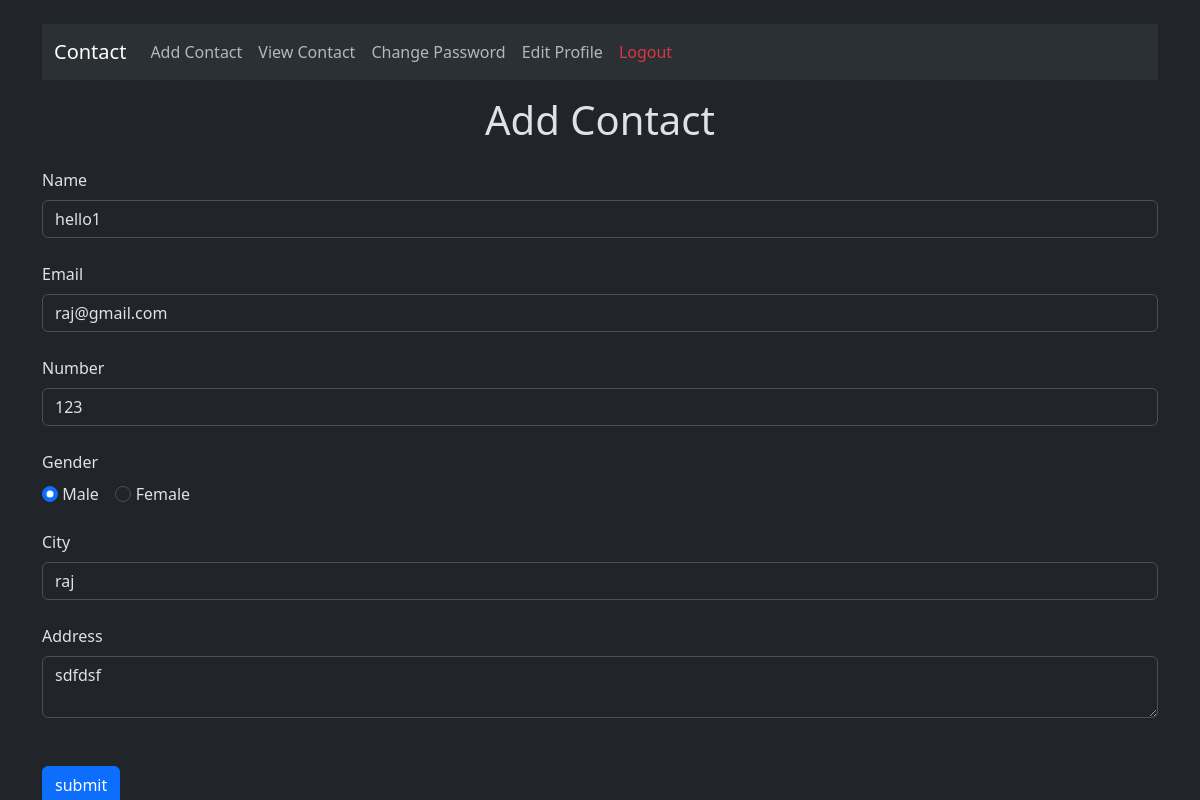
The page /edit/1/ (signed in) on the database its author committed.
### book/models.py (models this page shows)
class Contact(models.Model):
    owner = models.CharField(max_length=100)
    name = models.CharField(max_length=100)
    email = models.EmailField(max_length=100,unique=True)
    gender = models.CharField(max_length=100)
    city = models.CharField(max_length=100)
    c_number = models.IntegerField(unique=True)
    address = models.TextField(max_length=200)

### book/views.py (the view)
# urls.py: path('edit/<id>/',views.edit_contact_view,name='edit'),
def edit_contact_view(request,id):
    try:
        if 'email' in request.session:
            contact = Contact.objects.get(id=id)
            return render(request,'add_contact.html',{'user':contact})
        else:
            return redirect('/')
    except Exception as e :
        return render(request,'error.html',{'error':e})

### book/templates/add_contact.html (shortened to what this page needs)
{% extends "layout.html" %}
{% block h1_title %}Add Contact{% endblock  %}
{% block contant %}
<form action="{% if user.id != None %} /update/{{ user.id }}/data {% endif %}" method="post">
    <label for="fullname" class="form-label">Name</label>
    <input type="text" id="fullname" name="name" class="form-control" value="{{user.name}}">
    <br>
    <label for="email" class="form-label">Email</label>
    <input type="Email" id="email" name="email" class="form-control" aria-describedby="passwordHelpBlock"
        value="{{user.email}}">
    <br>
    <label for="Number" class="form-label">Number</label>
    <input type="number" id="Number" class="form-control" aria-describedby="passwordHelpBlock" name="c_number" value="{{user.c_number}}">
    <br>
    <label for="" class="form-label">Gender</label><br>
    <input type="radio" class="form-check-input" name="gender" id="male" value="Male" {% if user.gender == 'Male' %} checked {% endif %} >
    <label class="form-check-label " for="male" class="form-label">Male</label>&nbsp;&nbsp;&nbsp;
    <input type="radio" class="form-check-input" name="gender" id="female" value="Female" {% if user.gender == 'Female' %} checked {% endif %} >
    <label class="form-check-label " for="female" class="form-label">Female</label>&nbsp;&nbsp;&nbsp;
    <br><br>
    <label for="city" class="form-label">City</label>
    <input type="text" id="city" name="city" class="form-control" value="{{user.city}}">
    <br>
    <label for="address" class="form-label">Address</label><br>
    <textarea name="address" id="address" class="form-control">{{user.address}}</textarea>
    <br><br>
    <input type="submit" value="submit" name="submit" class="btn btn-primary" >
</form>
{% endblock  %}

### rows shown on the page
Contact: name "hello1", email "raj@gmail.com", c_number "123", gender "☑ Male", gender "☐ Female", city "raj", address "sdfdsf"
